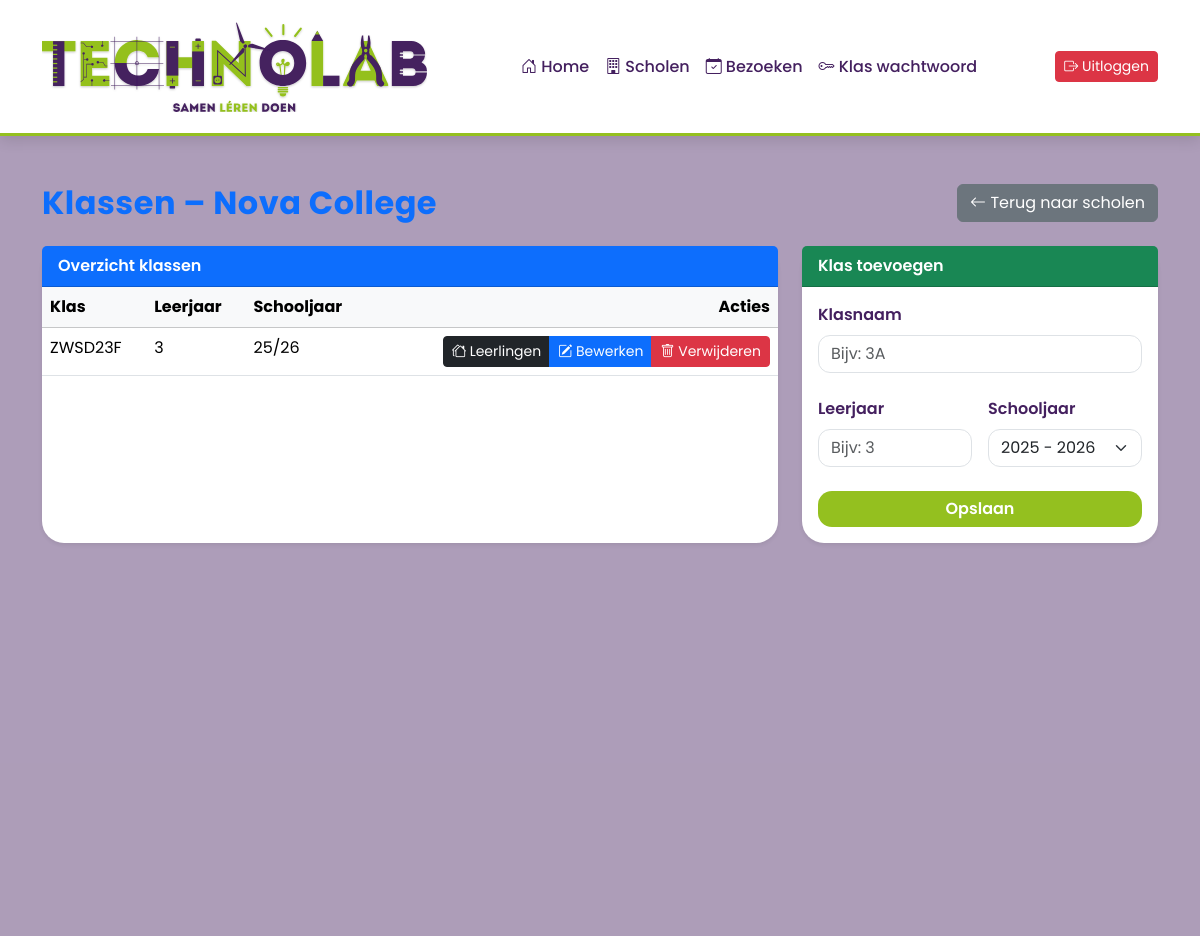
The app's page /klassen.php?school_id=1 (signed in) with its own data.
### tables this page shows
CREATE TABLE `school` (
  `school_id` smallint(6) NOT NULL,
  `schoolnaam` varchar(100) NOT NULL,
  `plaats` varchar(100) NOT NULL,
  `type_onderwijs` set('Primair Onderwijs','Voortgezet Onderwijs','MBO') DEFAULT NULL
);

CREATE TABLE `klas` (
  `klas_id` int(11) NOT NULL,
  `school_id` int(11) NOT NULL,
  `klasaanduiding` varchar(100) NOT NULL,
  `leerjaar` varchar(100) DEFAULT NULL,
  `schooljaar` varchar(100) NOT NULL
);

### includes/functions.php (called while the page is built, shortened)
<?php
function get_schooljaren(int $jaarTerug = 1, int $jaarVooruit = 2): array
{
    $huidigJaar    = (int)date('Y');
    $huidigeMaand  = (int)date('n');
    $startJaarHuidig = ($huidigeMaand >= 8) ? $huidigJaar : $huidigJaar - 1;
    $schooljaren = [];
    for ($i = -$jaarTerug; $i <= $jaarVooruit; $i++) {
        $startJaar     = $startJaarHuidig + $i;
        $schooljaren[] = $startJaar . ' - ' . ($startJaar + 1);
    }
    return $schooljaren;
}
function get_huidig_schooljaar(): string
{
    $huidigJaar   = (int)date('Y');
    $huidigeMaand = (int)date('n');
    $startJaar    = ($huidigeMaand >= 8) ? $huidigJaar : $huidigJaar - 1;
    return $startJaar . ' - ' . ($startJaar + 1);
}

### klassen.php (the view, shortened to what this page needs)
<?php
require 'includes/header.php';
$school_id = (int)$_GET['school_id'];
$stmt = $conn->prepare("SELECT schoolnaam FROM school WHERE school_id=?");
$stmt->bind_param("i", $school_id);
$stmt->execute();
$school = $stmt->get_result()->fetch_assoc();
$stmt = $conn->prepare("SELECT * FROM klas WHERE school_id=? ORDER BY leerjaar, klasaanduiding");
$stmt->bind_param("i", $school_id);
$stmt->execute();
$klassen = $stmt->get_result();
$highlight_id = isset($_GET['highlight']) ? (int)$_GET['highlight'] : null;
?>
<div class="ttr-app">
    <div class="container py-5">
        <div class="row mb-4">
            <div class="col d-flex justify-content-between align-items-center">
                <h2 class="fw-bold text-primary mb-0">Klassen – <?= htmlspecialchars($school['schoolnaam']) ?></h2>
                <a href="scholen.php" class="btn btn-secondary"><i class="bi bi-arrow-left"></i> Terug naar scholen</a>
            </div>
        </div>
        <div class="row g-4">
            <div class="col-12 col-lg-8">
                <div class="card shadow-sm h-100">
                    <div class="card-header bg-primary text-white fw-semibold">Overzicht klassen</div>
                    <div class="card-body p-0">
                        <div class="table-responsive">
                            <table class="table table-hover mb-0">
                                <thead class="table-light">
                                    <tr>
                                        <th>Klas</th>
                                        <th>Leerjaar</th>
                                        <th>Schooljaar</th>
                                        <th class="text-end">Acties</th>
                                    </tr>
                                </thead>
                                <tbody>
                                    <?php if ($klassen->num_rows > 0): ?>
                                        <?php while ($row = $klassen->fetch_assoc()): ?>
                                            <tr<?= $highlight_id === (int)$row['klas_id'] ? ' class="table-warning"' : '' ?>>
                                                <td><?= htmlspecialchars($row['klasaanduiding']) ?></td>
                                                <td><?= htmlspecialchars($row['leerjaar']) ?></td>
                                                <td><?= htmlspecialchars($row['schooljaar']) ?></td>
                                                <td class="text-end">
                                                    <div class="btn-group" role="group">
                                                        <a href="leerlingen.php?klas_id=<?= (int)$row['klas_id'] ?>" class="btn btn-dark btn-sm">
                                                            <i class="bi bi-houses"></i> Leerlingen
                                                        </a>
                                                        <a href="klassen.php?school_id=<?= $school_id ?>&edit=<?= (int)$row['klas_id'] ?>" class="btn btn-primary btn-sm">
                                                            <i class="bi bi-pencil-square"></i> Bewerken
                                                        </a>
                                                        <a href="klassen.php?school_id=<?= $school_id ?>&delete=<?= (int)$row['klas_id'] ?>"
                                                            class="btn btn-danger btn-sm js-confirm"
                                                            data-confirm="Weet je zeker dat je deze klas wilt verwijderen?">
                                                            <i class="bi bi-trash"></i> Verwijderen
                                                        </a>
                                                    </div>
                                                </td>
                                                </tr>
                                            <?php endwhile; ?>
                                        <?php else: ?>
                                            <tr>
                                                <td colspan="5" class="text-center text-muted py-3">Geen klassen gevonden.</td>
                                            </tr>
                                        <?php endif; ?>
                                </tbody>
                            </table>
                        </div>
                    </div>
                </div>
            </div>
            <div class="col-12 col-lg-4">
                <?php if (!isset($_GET['edit'])): ?>
                    <div class="card shadow-sm mb-4 mb-lg-0">
                        <div class="card-header bg-success text-white fw-semibold">
                            Klas toevoegen
                        </div>
                        <div class="card-body">
                            <form method="post" class="row g-3">
                                <div class="col-12 mb-2">
                                    <label for="klas_naam" class="form-label">Klasnaam</label>
                                    <input type="text" name="klasaanduiding" id="klas_naam" class="form-control form-input" placeholder="Bijv: 3A" value="<?= htmlspecialchars($_POST['klasaanduiding'] ?? '') ?>" required>
                                </div>
                                <div class="col-6 mb-2">
                                    <label for="klas_leerjaar" class="form-label">Leerjaar</label>
                                    <input type="text" name="leerjaar" id="klas_leerjaar" class="form-control form-input" placeholder="Bijv: 3" value="<?= htmlspecialchars($_POST['leerjaar'] ?? '') ?>" required>
                                </div>
                                <div class="col-6 mb-2">
                                    <label for="klas_schooljaar" class="form-label">Schooljaar</label>
                                    <select name="schooljaar" id="klas_schooljaar" class="form-select form-input" required>
                                        <?php
                                        $gekozen_sj = $_POST['schooljaar'] ?? get_huidig_schooljaar();
                                        $sj_lijst   = get_schooljaren();
                                        foreach ($sj_lijst as $sj):
                                        ?>
                                            <option value="<?= htmlspecialchars($sj) ?>" <?= $gekozen_sj === $sj ? 'selected' : '' ?>>
                                                <?= htmlspecialchars($sj) ?>
                                            </option>
                                        <?php endforeach; ?>
                                    </select>
                                </div>
                                <div class="col-12 d-grid mt-3">
                                    <button type="submit" name="add" class="btn btn-success w-100">
                                        Opslaan
                                    </button>
                                </div>
                            </form>
                        </div>
                    </div>
                <?php endif; ?>
            </div>
        </div>
    </div>
</div>
<?php require 'includes/footer.php'; ?>

### css/index.css (style rules this page uses)
:root { --tl-purple: #44205F; --tl-green: #94C01F; --tl-white: #ffffff; --tl-orange: #FF6F3C; --tl-purple-light: rgba(68, 32, 95, 0.10); --tl-purple-dark: rgba(68, 32, 95, 0.25); --tl-green-light: rgba(148, 192, 31, 0.18); --tl-orange-light: rgba(255, 111, 60, 0.15); }
.ttr-app { background: var(--tl-purple-dark); font-family: "Poppins", sans-serif; color: #2b2b2b; min-height: 100vh; }
.ttr-app h2, .ttr-app h5 { color: var(--tl-purple); }
.ttr-app h2 { font-weight: 700; letter-spacing: 0.5px; }
.ttr-app .card { background: var(--tl-white); border-radius: 22px; border: none; box-shadow: 0 10px 28px rgba(0,0,0,0.08); transition: transform 0.25s ease, box-shadow 0.25s ease; animation: softFloat 8s ease-in-out infinite; }
.form-label { font-weight: 600; color: var(--tl-purple); }
.form-control, .form-select { border-radius: 12px; transition: border-color 0.15s ease, box-shadow 0.15s ease; }
.btn-success { background: var(--tl-green); color: var(--tl-white); border-radius: 14px; border: none; font-weight: 600; transition: transform 0.15s ease, box-shadow 0.15s ease; }

### records on screen
school: schoolnaam "Nova College"
klas: klasaanduiding "ZWSD23F", leerjaar "3", schooljaar "25/26"

### other values on screen
form field schooljaar "2025 - 2026"
